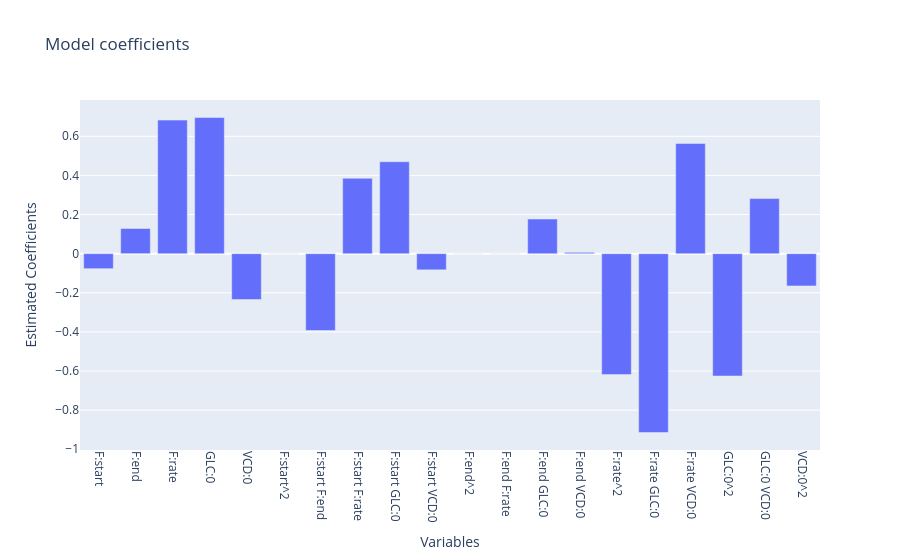

Notebook cell for this chart:
### Code cell
#@title Plot the model coefficients
# Plot coefs
fig = px.bar(x=list(X_columns), y=coefs.reshape(-1), title="Model coefficients",labels={'x':"Variables", 'y':"Estimated Coefficients"})
fig.update_layout(xaxis_tickangle=90)
fig.show()

### Figure 1 — Plotly figure (JSON) as saved in the notebook; plotly's stock layout.template omitted (floating-point values rounded to 4 significant figures)
{"data": [{"hovertemplate": "Variables=%{x}<br>Estimated Coefficients=%{y}<extra></extra>", "legendgroup": "", "marker": {"color": "#636efa", "pattern": {"shape": ""}}, "name": "", "orientation": "v", "showlegend": false, "textposition": "auto", "type": "bar", "x": ["F:start", "F:end", "F:rate", "GLC:0", "VCD:0", "F:start^2", "F:start F:end", "F:start F:rate", "F:start GLC:0", "F:start VCD:0", "F:end^2", "F:end F:rate", "F:end GLC:0", "F:end VCD:0", "F:rate^2", "F:rate GLC:0", "F:rate VCD:0", "GLC:0^2", "GLC:0 VCD:0", "VCD:0^2"], "xaxis": "x", "y": [-0.07671, 0.1286, 0.6828, 0.6961, -0.2344, -0.0, -0.3927, 0.3855, 0.4699, -0.08266, -0.0, 0.0, 0.1771, 0.006855, -0.6182, -0.9142, 0.5635, -0.6255, 0.2816, -0.165], "yaxis": "y"}], "layout": {"barmode": "relative", "legend": {"tracegroupgap": 0}, "title": {"text": "Model coefficients"}, "xaxis": {"anchor": "y", "domain": [0.0, 1.0], "tickangle": 90, "title": {"text": "Variables"}}, "yaxis": {"anchor": "x", "domain": [0.0, 1.0], "title": {"text": "Estimated Coefficients"}}}}
